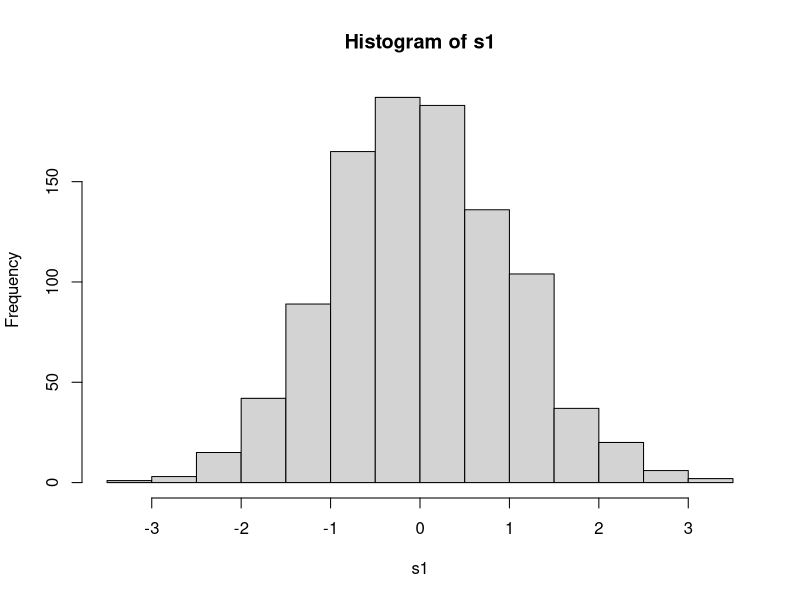
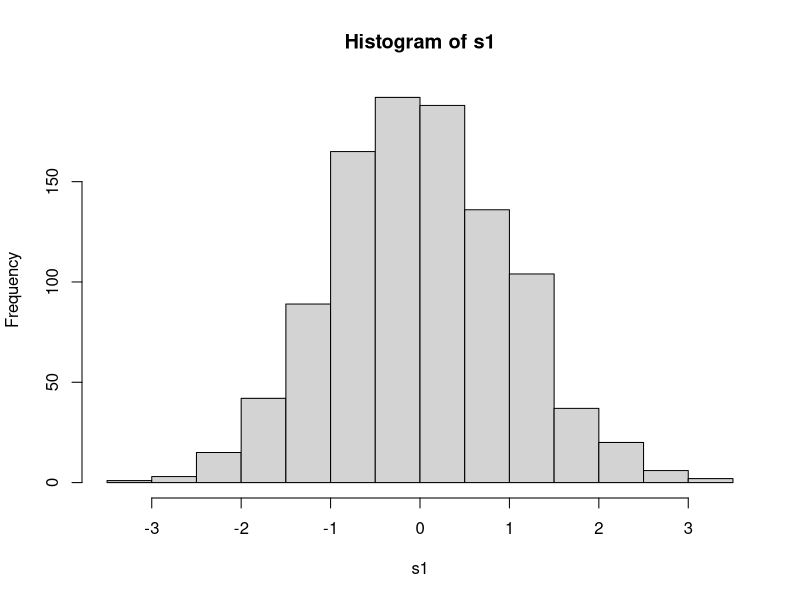
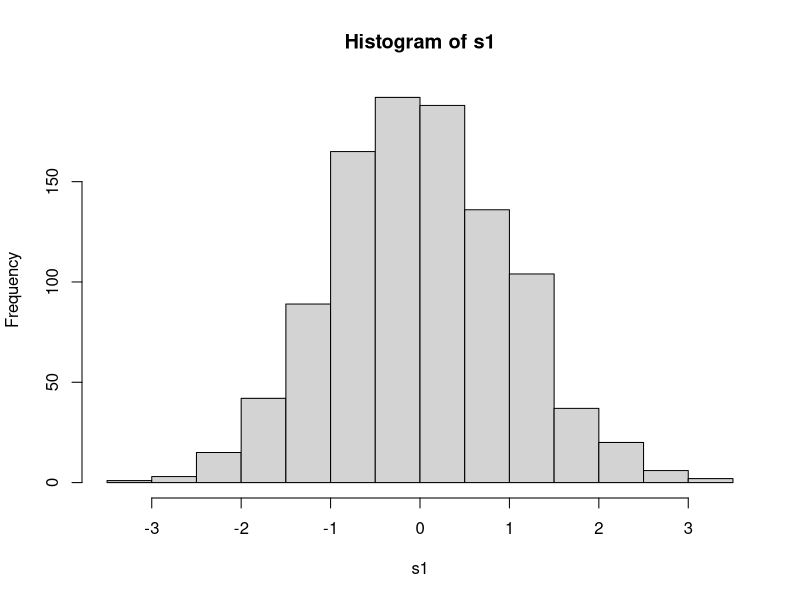
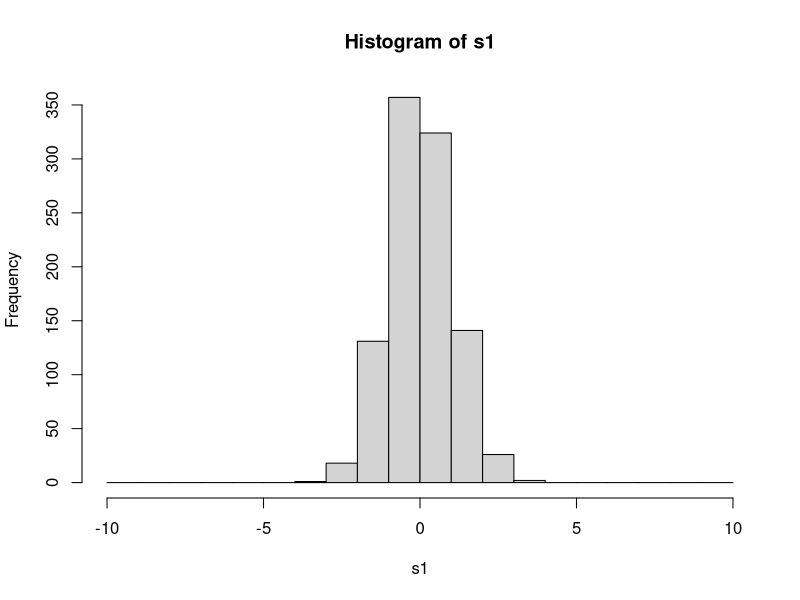
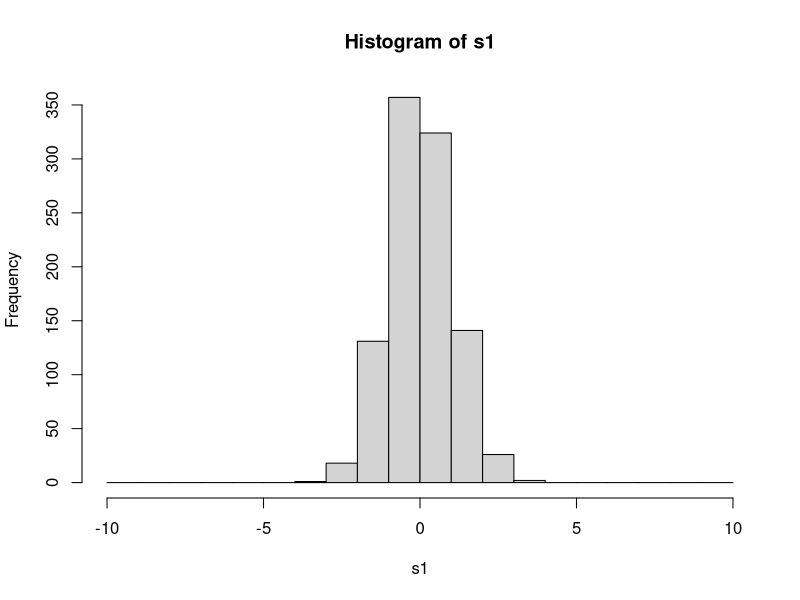
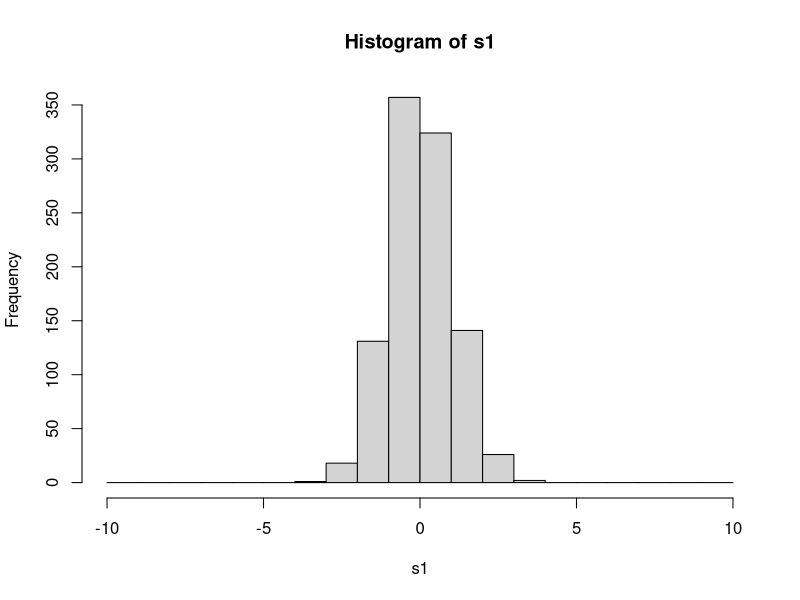
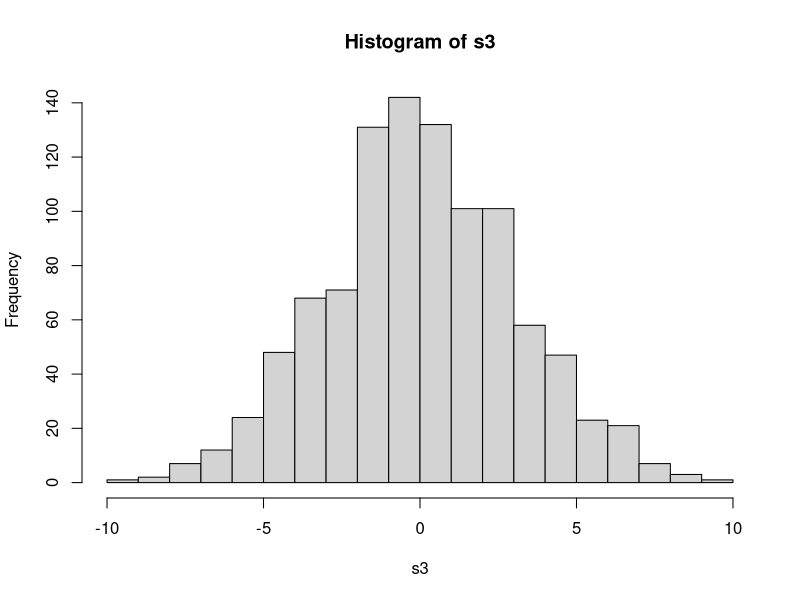
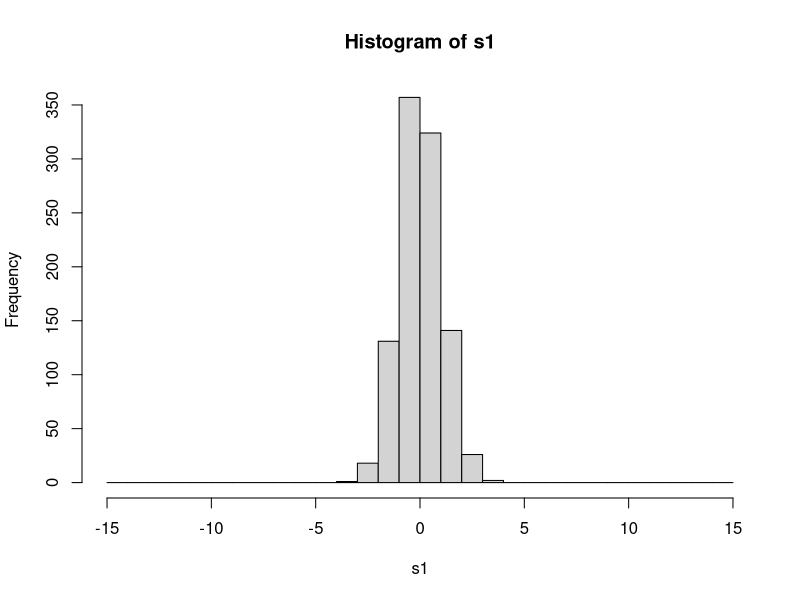

The R script that drew these images, in order:
#Plotting stuff
setwd("C:/Users/Hayden/Documents/GitHub/bootcamp-2016-example")

s1<-rnorm(1000,mean=0, sd=1)
s3<-rnorm(1000, mean=0, sd=3)
pdf("Normal_hist.pdf", width=4, height=7)
par(mfrow=c(2,1), mar=c(4, 4, 3, 2)) 
hist(s1, col=2, xlab="Value", main="Sigma=1")
hist(s3,col = 4, xlab = "Value", main="Sigma3")
dev.off()

pdf("Normal_hist.pdf", width=4, height=7)
par(mfrow=c(2,1), mar=c(4, 4, 3, 2)) 
hist(s1, col=2, xlab="Value", main=expression(paste(sigma,"=1")))
hist(s3,col = 4, xlab = "Value", main=expression(paste(sigma,"=1")))
dev.off()

pdf("Normal_hist.pdf", width=6, height=6)
par(mfrow=c(1,1), mar=c(4, 4, 3, 2)) 
plot(density(s1),col=2, lwd=4, xlab="Value", xlim=c(-15,15), main="Normal Distribution")
lines(density(s3), col=4, lwd=4)
legend(-15,0.4, c("sigma=1", "sigma=3", lwd=4, col=c(2,4),cex=1.5))
abline(v=quantile(s1,0.9),lty=2,lwd=3,col=2)
abline(v=quantile(s3,0.9),lty=2,lwd=3,col=4)
dev.off()
#needs a bit of work
#got it to work

pdf(file="Normal_boxplot.pdf",width=6,height=6)
par(mfrow=c(1,1), mar=c(4, 4, 3, 2)) 
boxplot(cbind(s1,s3),names=c("Sigma=1","Sigma=3"),main="Draws from a normal distribution",col=c(2,4))
dev.off()

hist(s1)
hist(s1)$breaks
hist(s1)$counts
bins<- seq(-10 , 10 ,by=1)
#this is justshowing stuff
hist(s1,breaks=bins)$breaks
#end digression
hist(s1,breaks=bins)
counts_s1<-hist(s1,breaks=bins)$counts
counts_s3<-hist(s3,breaks=bins)$counts
#this is giving me an error saying some of x is not counted

bins<-seq(-15,15,by=1)
hist(s1,breaks=bins)$breaks
hist(s3,breaks=bins)$breaks
#made the bins bigger and it worked

#making the plot
pdf(file="normal_barplot.pdf", width=6,height=6);
par(mfrow=c(1,1), mar=c(4, 4, 3, 2))
barplot(rbind(counts_s1,counts_s3),col=c(2,4),beside=T,names.arg=seq(-10,9.5,by=1),xlab="Value",ylab="Count")
legend(6,350,c(expression(paste(sigma,"=3")),expression(paste(sigma,"=6"))),col=c(2,4),lwd=4)
dev.off()
#not working

mean(s1>1.96)
mean(s1<0)
s1<0


